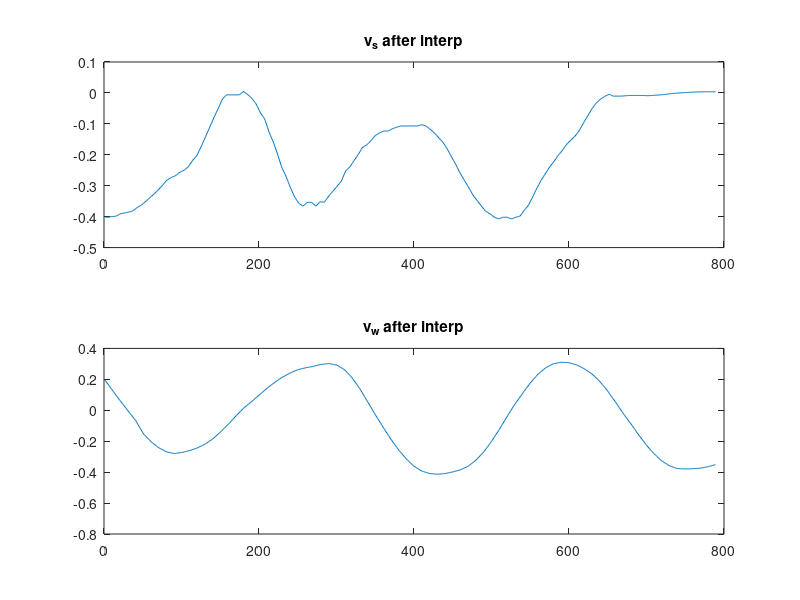
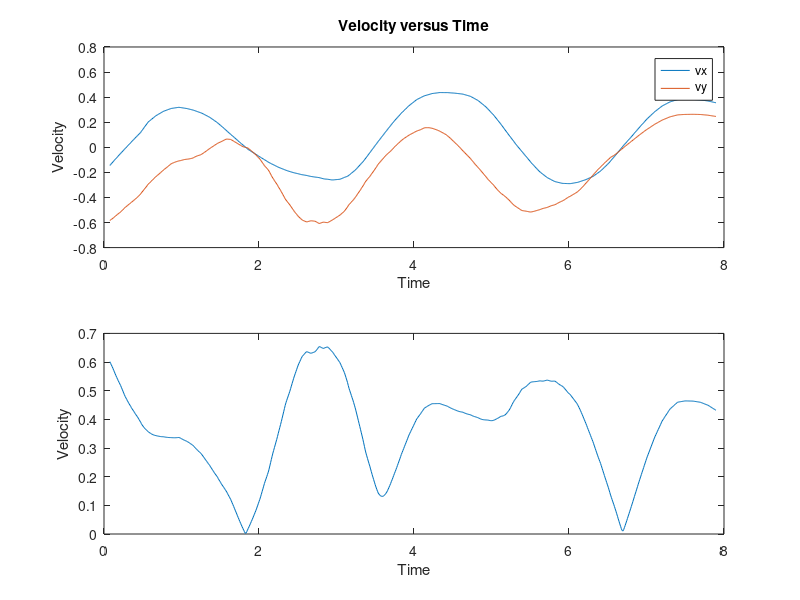
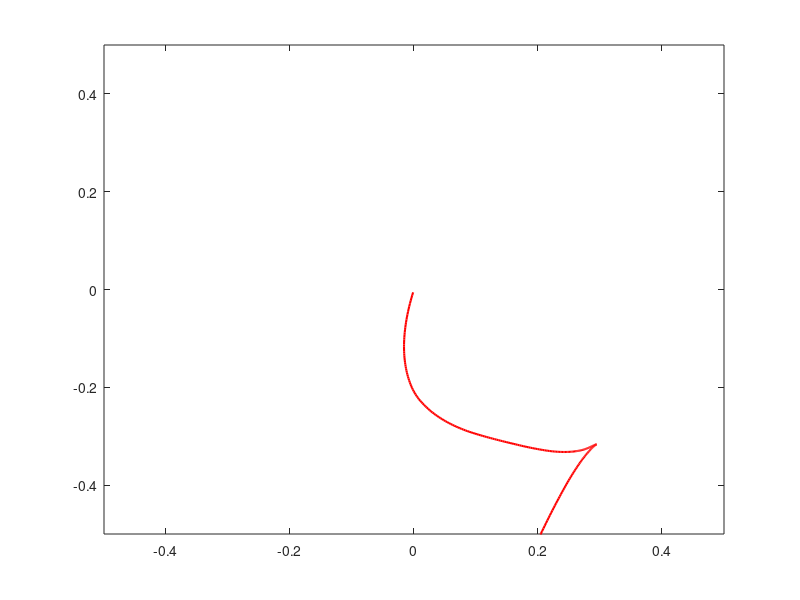

The MATLAB script that drew these images, in order:
clear all; close all;
acou = load("acouResperson2a.mat");
acou = acou.savedData;
acouDistance = acou(:, 1);
acouAngle = acou(:, 2);
acouVelocity = acou(:, 3);
wifi = load("wifiResperson_2a.mat");
wifi = wifi.savedData;
wifiVelocity = wifi(:,1);
timeWifi = wifi(:,2)';

time = min(length(acouVelocity) * 0.08, timeWifi(:,end));

% Define the original time vectors
timeAcou = linspace(0, time, length(acouVelocity));

% Define the new time vector
timeNew = linspace(timeWifi(:,1), time, (time - timeWifi(:,1)) * 101);

% Perform the interpolation
wifiVelocityInterp = interp1(timeWifi, wifiVelocity, timeNew);
acouDistanceInterp = interp1(timeAcou, acouDistance, timeNew);
acouAngleInterp = interp1(timeAcou, acouAngle, timeNew);
acouVelocityInterp = interp1(timeAcou, acouVelocity, timeNew);

figure
subplot(2,1,1)
plot(acouVelocityInterp)
title('v_s after interp')
subplot(2,1,2)
plot(wifiVelocityInterp)
title('v_w after interp')

% Initialize velocity result vector
v_result = zeros(length(timeNew), 2);

d = acouDistanceInterp(1);
theta = acouAngleInterp(1);

for idx = 1:length(timeNew)
    % Define known variables.
    xs = 0;
    ys = 0;
    xt = 0;
    yt = 0;
    xr = 0;
    yr = 1.6;
    vs = acouVelocityInterp(idx);
    vw = wifiVelocityInterp(idx);

    % Calculate xh and yh

    xh = d * cos(theta);
    yh = d * sin(theta);
    % Calculate lh
    lh = sqrt(xh^2 + yh^2);
    mt = sqrt((xh - xt)^2 + (yh - yt)^2);
    mr = sqrt((xh - xr)^2 + (yh - yr)^2);

    % Calculate alpha_x and alpha_y
    alpha_x = (xh - xs) / lh;
    alpha_y = (yh - ys) / lh;

    % Calculate beta_x and beta_y
    beta_x = ((xh - xt) / mt) + ((xh - xr) / mr);
    beta_y = ((yh - yt) / mt) + ((yh - yr) / mr);

    % Define L matrix and v_obs vector
    L = [alpha_x, alpha_y; beta_x, beta_y];
    v_obs = [vs; vw];

    % Calculate v
    v = inv(L' * L) * L' * v_obs;
    
    % Store the result
    v_result(idx, :) = v;

    % xh = xh + v_result(idx, 1) * 0.005;
    % yh = yh + v_result(idx, 2) * 0.005;
end

% Plot the velocity
figure;
subplot(2,1,1);
plot(timeNew, v_result);
xlabel('Time');
ylabel('Velocity');
legend('vx', 'vy');
title('Velocity versus Time');


% v_t_res = v_result(:,1) + 1i * v_result(:,2);
% v_t_res = v_t_res - mean(v_t_res);
% v_f_res1 = abs(fft(v_t_res));
% v_f_res2 = abs(fft(v_result(:,2)));

tmp = abs(v_result(:,1) + 1i * v_result(:,2));
subplot(2,1,2);
plot(timeNew, tmp);
xlabel('Time');
ylabel('Velocity');

v = v_result(:,1) + 1i * v_result(:, 2);
d1 = cumsum(v) * 0.01;

figure;
plot(real(d1), imag(d1), 'r-', 'LineWidth', 1.5);  % Change from scatter plot to red solid line plot
% hold on;  % Hold current plot so we can add more elements
% %plot(0, 0, '+', 'MarkerEdgeColor', 'm', 'MarkerFaceColor', 'm');  % Plot purple plus at (0, 0)
% x = [0, 1.6];
% y = [0, 0];
% plot(x, y, '+', 'MarkerEdgeColor', 'm', 'MarkerFaceColor', 'm', 'LineWidth', 1.5, 'MarkerSize', 30);  % Plot purple plus at (0, 1.6)
% plot(0, 0, 'x', 'MarkerEdgeColor',  [126 47 142]/255, 'LineWidth', 1.5, 'MarkerSize', 30);  % Plot yellow cross at (0, 0)
% legend('Line', 'Wi-Fi', 'Microphone array');  % Add legend
axis([-.5,0.5,-.5,0.5]);  % Set axis limits
